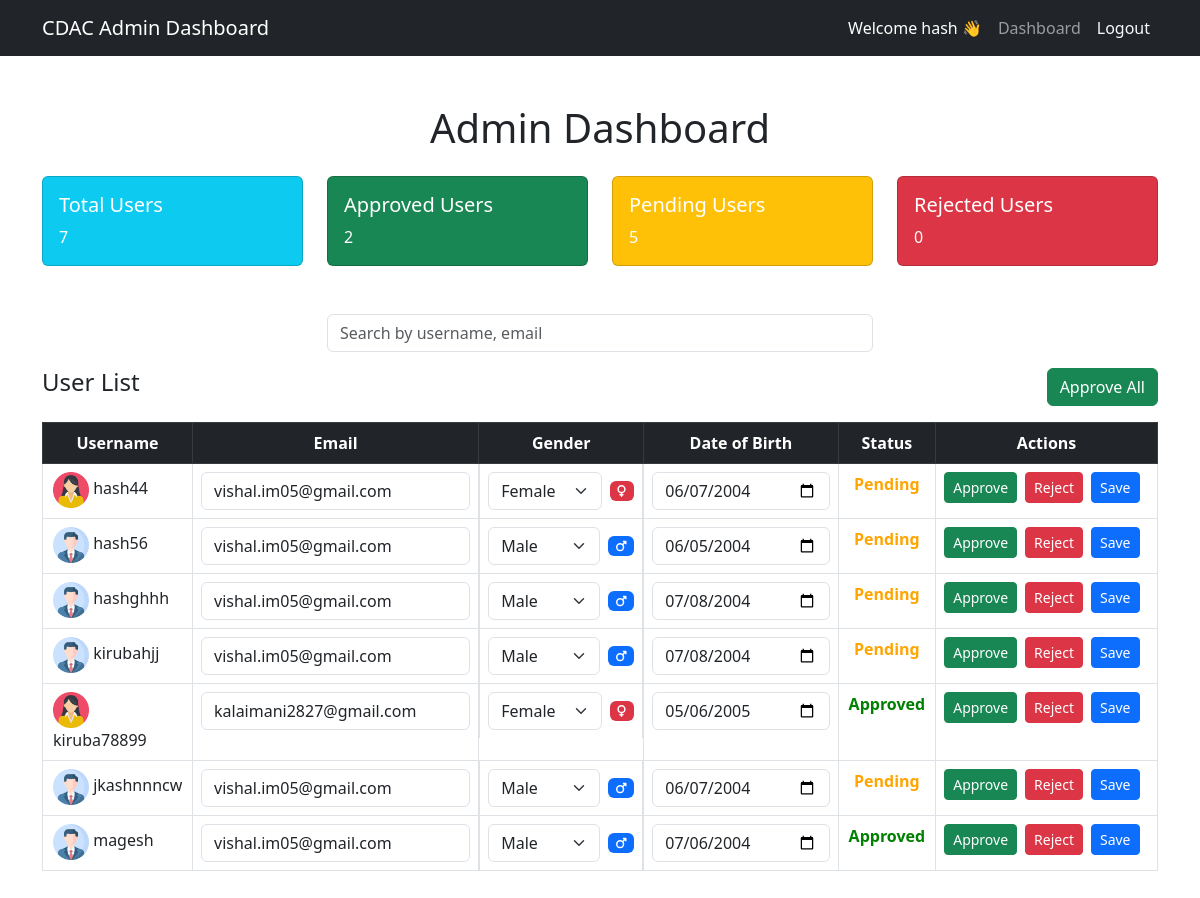
Before: /dashboard/ (signed in) with the older database file.
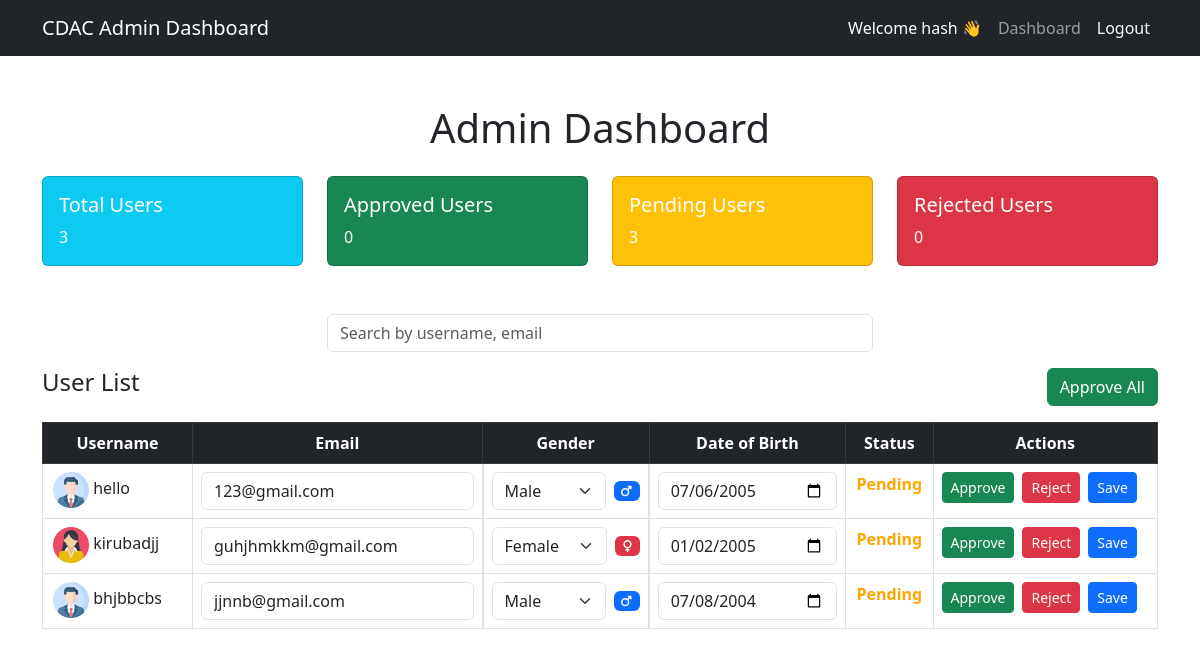
After: the same page with the newer database file.
### crm/models.py (models this page shows, shortened)
class UserProfile(models.Model):
    user = models.OneToOneField(User, on_delete=models.CASCADE)
    age = models.IntegerField(null=True, blank=True)
    gender = models.CharField(max_length=10, null=True, blank=True)
    date_of_birth = models.DateField(null=True, blank=True)
    is_approved = models.BooleanField(default=False)  # Approval status
    is_rejected = models.BooleanField(default=False)  # Rejection status
    created_at = models.DateTimeField(default=now)  # Track creation time
    profile_picture = models.ImageField(upload_to='profile_pics/', blank=True, null=True)  # Profile Picture

### crm/views.py (the view)
# urls.py: path('dashboard/', views.dashboard, name='dashboard'),
@login_required(login_url="my-login")
def dashboard(request):
    if request.user.is_superuser:
        total_users = UserProfile.objects.count()
        approved_users = UserProfile.objects.filter(is_approved=True).count()
        pending_users = UserProfile.objects.filter(is_approved=False, is_rejected=False).count()
        rejected_users = UserProfile.objects.filter(is_rejected=True).count()
        weekly_data = UserProfile.objects.extra(
            select={'week': "strftime('%Y-%W', created_at)"}  # This groups by year and week
        ).values('week').annotate(
            approved_count=Count('id', filter=Q(is_approved=True)),
            rejected_count=Count('id', filter=Q(is_rejected=True)),
            pending_count=Count('id', filter=Q(is_approved=False, is_rejected=False))
        ).order_by('week')
        labels = [f"Week {entry['week']}" for entry in weekly_data]
        approved_users_weekly = [entry['approved_count'] for entry in weekly_data]
        rejected_users_weekly = [entry['rejected_count'] for entry in weekly_data]
        pending_users_weekly = [entry['pending_count'] for entry in weekly_data]
        users = UserProfile.objects.all()
        context = {
            'total_users': total_users,
            'approved_users': approved_users,
            'pending_users': pending_users,
            'rejected_users': rejected_users,
            'users': users,
            'labels': labels,
            'approved_users_weekly': approved_users_weekly,
            'rejected_users_weekly': rejected_users_weekly,
            'pending_users_weekly': pending_users_weekly,
        }
        return render(request, 'crm/dashboard.html', context)
    else:
        return redirect('final')

### crm/templates/crm/dashboard.html (shortened to what the changed rows need)
<!DOCTYPE html>
{% load static %}
<html lang="en">
  <head>
    <link
      href="https://cdn.jsdelivr.net/npm/bootstrap@5.3.0/dist/css/bootstrap.min.css"
      rel="stylesheet"
    />
  </head>
  <body>
    <div class="container my-5">
      <h1 class="text-center mb-4">Admin Dashboard</h1>
      <div class="row mb-5">
        <div class="col-md-3">
          <div class="card bg-info text-white">
            <div class="card-body">
              <h5 class="card-title">Total Users</h5>
              <p class="card-text">{{ total_users }}</p>
            </div>
          </div>
        </div>
        <div class="col-md-3">
          <div class="card bg-success text-white">
            <div class="card-body">
              <h5 class="card-title">Approved Users</h5>
              <p class="card-text">{{ approved_users }}</p>
            </div>
          </div>
        </div>
        <div class="col-md-3">
          <div class="card bg-warning text-white">
            <div class="card-body">
              <h5 class="card-title">Pending Users</h5>
              <p class="card-text">{{ pending_users }}</p>
            </div>
          </div>
        </div>
      </div>
<div class="row">
  <div class="col-12">
    <form id="userTableForm" method="POST" action="{% url 'update-users' %}">
      <table class="table table-bordered table-hover text-center">
        <thead class="table-dark">
          <tr>
            <th>Username</th>
            <th>Email</th>
            <th>Gender</th>
            <th>Date of Birth</th>
            <th>Status</th>
            <th>Actions</th>
          </tr>
        </thead>
        <tbody id="userTableBody">
          {% for user in users %}
          <tr>
            <td style="width: 150px;text-align: left; padding-left: 10px;">{% if user.gender == 'Male' %}
              <img src="{% static 'img/profile.png' %}" alt="Male Avatar" class="img-fluid" style="height: 36px;background: transparent; border: none; box-shadow: none; " />
            {% else %}
              <img src="{% static 'img/woman.png' %}" alt="Female Avatar" class="img-fluid" style="height: 36px;background: transparent; border: none; box-shadow: none;" />
            {% endif %}{{ user.user.username }}</td>
            <td>
              <input
                type="email"
                name="email_{{ user.user.id }}"
                value="{{ user.user.email }}"
                class="form-control"
              />
            </td>
            <td class="d-flex align-items-center gap-2">
              <select name="gender_{{ user.user.id }}" class="form-select">
                <option value="Male" {% if user.gender == "Male" %}selected{% endif %}>
                  Male
                </option>
                <option value="Female" {% if user.gender == "Female" %}selected{% endif %}>
                  Female
                </option>
              </select>
              <span class="badge {% if user.gender == 'Male' %}bg-primary{% else %}bg-danger{% endif %}">
                <i class="fas {% if user.gender == 'Male' %}fa-mars{% else %}fa-venus{% endif %}"></i>
              </span>
            </td>
            <td>
              <input
                type="date"
                name="dob_{{ user.user.id }}"
                value="{{ user.date_of_birth|date:'Y-m-d' }}"
                class="form-control"
              />
            </td>
            <td>
              <span
                class="{% if user.is_approved %} status-approved {% elif user.is_rejected %} status-rejected {% else %} status-pending {% endif %}"
              >
                {% if user.is_approved %} Approved {% elif user.is_rejected %} Rejected {% else %} Pending {% endif %}
              </span>
            </td>
            <td>
              <div class="d-flex gap-2">
                <a
                  href="{% url 'approve-user' user.user.id %}"
                  class="btn btn-success btn-sm"
                >
                  Approve
                </a>
                <a
                  href="{% url 'reject-user' user.user.id %}"
                  class="btn btn-danger btn-sm"
                >
                  Reject
                </a>
                <button
                  type="submit"
                  name="save_{{ user.user.id }}"
                  class="btn btn-primary btn-sm"
                >
                  Save
                </button>
              </div>
            </td>
          </tr>
          {% endfor %}
        </tbody>
      </table>
    </form>
  </div>
</div>
  </body>
</html>

Changed rows visible on the page:
removed UserProfile: user.username "hash44", user.email "vishal.im05@gmail.com", gender+user "Female", date_of_birth "06/07/2004", is_approved "Pending"
removed UserProfile: user.username "hash56", user.email "vishal.im05@gmail.com", gender+user "Male", date_of_birth "06/05/2004", is_approved "Pending"
removed UserProfile: user.username "hashghhh", user.email "vishal.im05@gmail.com", gender+user "Male", date_of_birth "07/08/2004", is_approved "Pending"
removed UserProfile: user.username "kirubahjj", user.email "vishal.im05@gmail.com", gender+user "Male", date_of_birth "07/08/2004", is_approved "Pending"
removed UserProfile: user.username "kiruba78899", user.email "kalaimani2827@gmail.com", gender+user "Female", date_of_birth "05/06/2005", is_approved "Approved"
removed UserProfile: user.username "jkashnnncw", user.email "vishal.im05@gmail.com", gender+user "Male", date_of_birth "06/07/2004", is_approved "Pending"
removed UserProfile: user.username "magesh", user.email "vishal.im05@gmail.com", gender+user "Male", date_of_birth "07/06/2004", is_approved "Approved"
added UserProfile: user.username "hello", user.email "123@gmail.com", gender+user "Male", date_of_birth "07/06/2005", is_approved "Pending"
added UserProfile: user.username "kirubadjj", user.email "guhjhmkkm@gmail.com", gender+user "Female", date_of_birth "01/02/2005", is_approved "Pending"
added UserProfile: user.username "bhjbbcbs", user.email "jjnnb@gmail.com", gender+user "Male", date_of_birth "07/08/2004", is_approved "Pending"
Other visible differences:
{{ total_users }}: "7" → "3"
{{ approved_users }}: "2" → "0"
{{ pending_users }}: "5" → "3"
